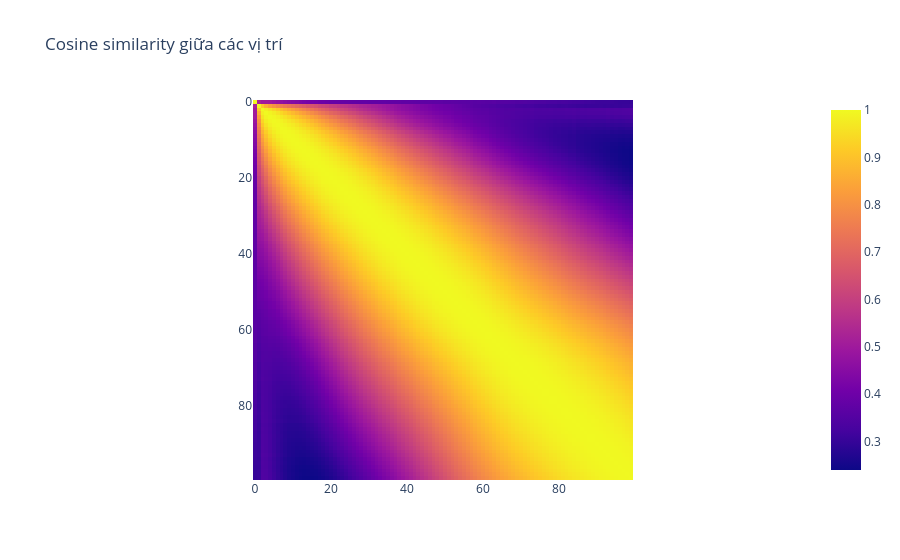

Notebook code cell kept with this figure:
### Markdown cell above
I currious about how x0 can be caculated.

### Code cell
import torch
import plotly.express as px
from transformer_lens import HookedTransformer

model = HookedTransformer.from_pretrained("gpt2-small")
W = model.W_pos[:100]  # [100, 768]

sim = torch.nn.functional.cosine_similarity(W[:, None, :], W[None, :, :], dim=-1)
px.imshow(sim.detach().cpu(), title="Cosine similarity giữa các vị trí").show()

### Figure 1 — Plotly figure (JSON) as saved in the notebook; plotly's stock layout.template omitted (floating-point values rounded to 4 significant figures; data arrays with more than 128 entries replaced by an {"elided": "..."} marker saying what was removed)
{"data": [{"coloraxis": "coloraxis", "name": "0", "z": {"elided": "100x100 float values"}, "type": "heatmap", "xaxis": "x", "yaxis": "y", "hovertemplate": "x: %{x}<br>y: %{y}<br>color: %{z}<extra></extra>"}], "layout": {"xaxis": {"anchor": "y", "domain": [0.0, 1.0], "scaleanchor": "y", "constrain": "domain"}, "yaxis": {"anchor": "x", "domain": [0.0, 1.0], "autorange": "reversed", "constrain": "domain"}, "coloraxis": {"colorscale": [[0.0, "#0d0887"], [0.1111, "#46039f"], [0.2222, "#7201a8"], [0.3333, "#9c179e"], [0.4444, "#bd3786"], [0.5556, "#d8576b"], [0.6667, "#ed7953"], [0.7778, "#fb9f3a"], [0.8889, "#fdca26"], [1.0, "#f0f921"]]}, "title": {"text": "Cosine similarity giữa các vị trí"}}}
